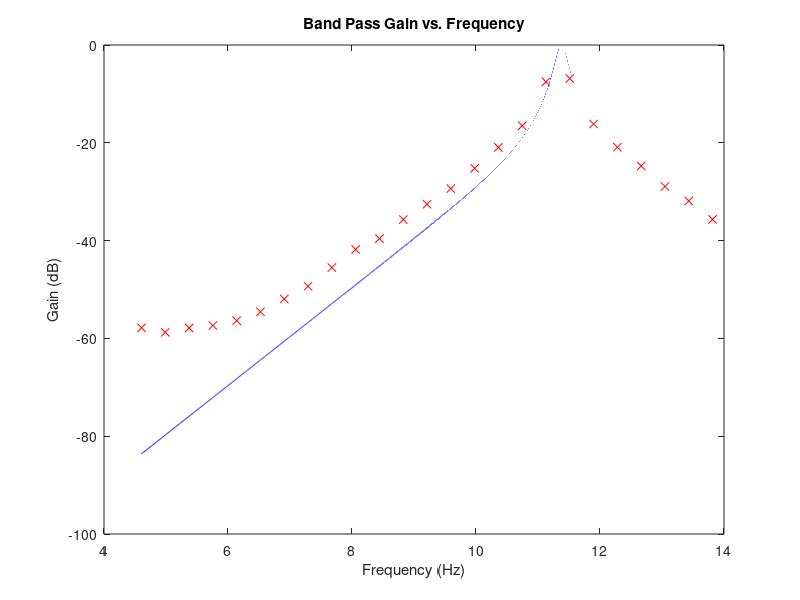

MATLAB code to generate this figure:
R = 8080;
C = 1.1 *10^-9;
L = .00301;
f = 100:1:1000000;

w = 2.*pi.*f;
w0 = 1/sqrt(L*C);
Q = R*C*w0;
a = (w./w0)-(w0./w);
b = (Q.^2) .* (a.^2);
G = 1./sqrt(1+b);


plot(log(f), 10*log(G),'b')
hold on;


fd = [100 146.7799 215.4435 316.2278 464.1589 681.2921 1000 1467.799 2154.435 3162.278 4641.589 6812.921 10000 14677.99 21544.35 31622.78 46415.89 68129.21 100000 146779.9 215443.5 316227.8 464158.9 681292.1 1000000];
Gain = [-57.8211 -58.758 -57.8692 -57.368 -56.3694 -54.5523 -51.9356 -49.3496 -45.5075 -41.8108 -39.5849 -35.6973 -32.5636 -29.361 -25.2243 -20.9449 -16.5252 -7.53095 -6.86388 -16.1532 -20.9044 -24.7392 -28.9224 -31.8979 -35.6697];
plot(log(fd), Gain, 'rx')

xlabel('Frequency (Hz)')
ylabel('Gain (dB)')
title('Band Pass Gain vs. Frequency')